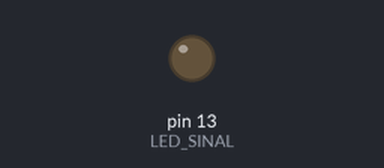
Bench run of a sketch on a simulated Arduino Uno, built with avr-gcc and run on an emulated ATmega328P. On the bench: output pins drawn as LEDs (lit = HIGH). Storage starts empty; what the sketch prints to the serial monitor is not drawn.

Above: at 0.1 s.
Timing chart, 0 to 1.6 s (numbered marks = the images above):
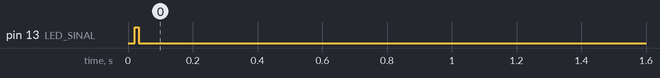

The sketch:

sdtest.ino
```cpp
#include <SD.h>

File arquivoTXT;

#define LED_SINAL 13
#define Arquivo "Arquivo%20de%20teste.txt"

// the setup function runs once when you press reset or power the board
void setup() {

  // initialize digital pin LED_BUILTIN as an output.
  pinMode(LED_SINAL, OUTPUT);
  // para debugging
  Serial.begin(9600);

  // pino conectado ao CS do modulo
  SD.begin(10);
  Serial.print("Commencing SD...");
  digitalWrite(LED_BUILTIN, HIGH);
  arquivoTXT = SD.open(Arquivo, FILE_WRITE);
  if (arquivoTXT) {
    arquivoTXT.println("Teste de arquivos TXT em SD no Arduino");
    arquivoTXT.print("Micael Pimentel - ");
    arquivoTXT.println(Arquivo);
    arquivoTXT.close();
    Serial.println("OK");
    digitalWrite(LED_BUILTIN, LOW);
  } else {
    Serial.println("Error");
    piscar();
  }

}

// the loop function runs over and over again forever
void loop() {
  lerArquivo(Arquivo);
  delay(2000);
}

void lerArquivo(String filename) {
  arquivoTXT = SD.open(filename);
  if (arquivoTXT) {
    while (arquivoTXT.available()) {
      Serial.write(arquivoTXT.read());
    }
    arquivoTXT.close();
  } else {
    Serial.println("Error ao abrir arquivo texto.txt");
  }
}

void piscar() {
  while(true) {
    digitalWrite(LED_BUILTIN,HIGH);
    delay(500);
    digitalWrite(LED_BUILTIN,LOW);
    delay(500);
  }
}
```
